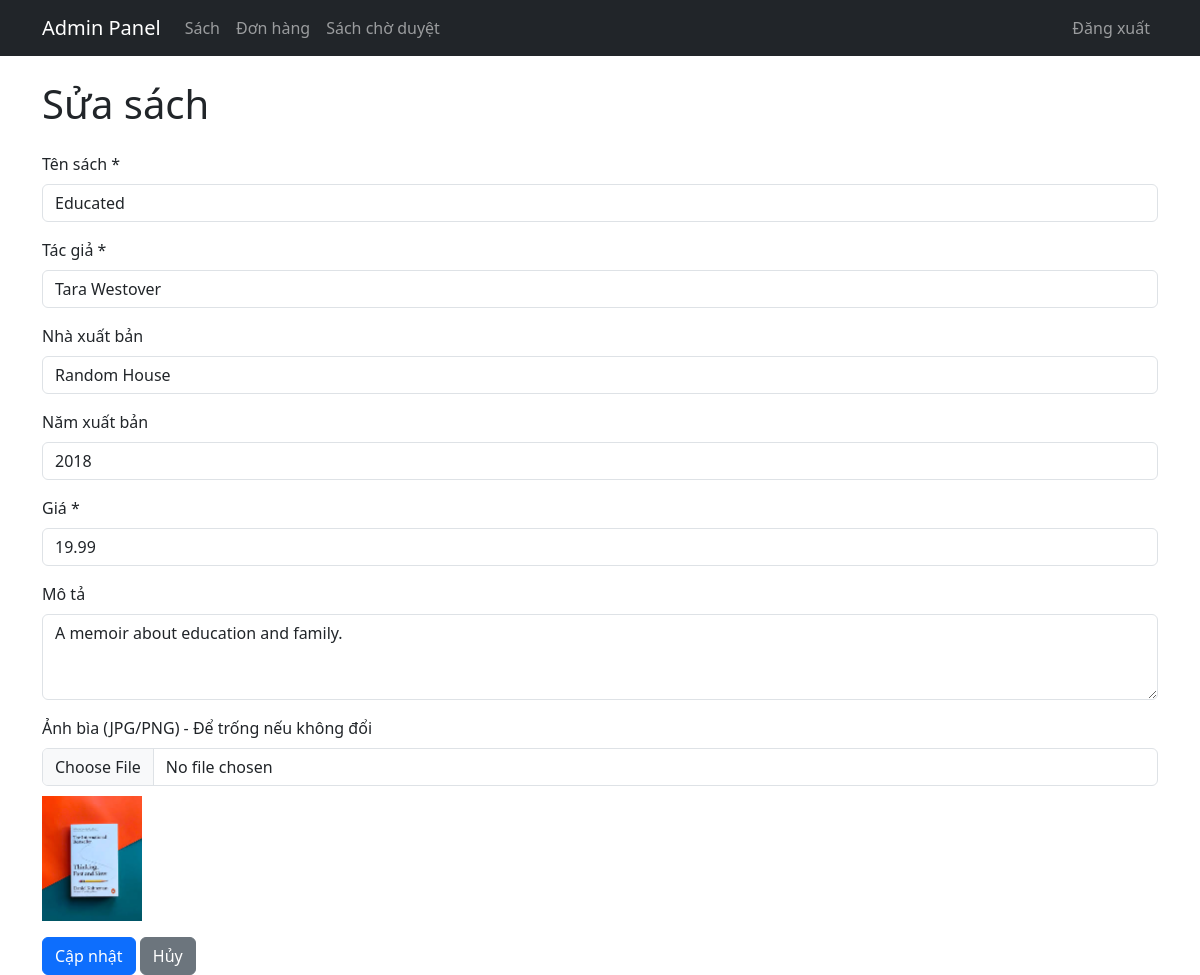
The page /admin/edit_book.php?id=20 (signed in) on the database its author committed.
### tables this page shows
CREATE TABLE books (
    id INT AUTO_INCREMENT PRIMARY KEY,
    user_id INT,
    title VARCHAR(255) NOT NULL,
    author VARCHAR(255) NOT NULL,
    publisher VARCHAR(255),
    year INT,
    price DECIMAL(10,2) NOT NULL,
    description TEXT,
    image_path VARCHAR(255),
    status ENUM('pending', 'approved', 'rejected') DEFAULT 'pending',
    created_at TIMESTAMP DEFAULT CURRENT_TIMESTAMP,
    FOREIGN KEY (user_id) REFERENCES users(id) ON DELETE SET NULL
);

### includes/functions.php (called while the page is built, shortened)
<?php
function sanitize($data) {
    return htmlspecialchars(strip_tags(trim($data)));
}
function getBookById($id) {
    global $pdo;
    $stmt = $pdo->prepare("SELECT * FROM books WHERE id = ?");
    $stmt->execute([$id]);
    return $stmt->fetch();
}
?>

### admin/edit_book.php (the view, shortened to what this page needs)
<?php
require_once '../includes/functions.php';
$book = getBookById($_GET['id']);
include 'header.php';
?>
<h1 class="mb-4">Sửa sách</h1>
<form method="POST" enctype="multipart/form-data">
    <div class="mb-3">
        <label for="title" class="form-label">Tên sách *</label>
        <input type="text" class="form-control" id="title" name="title" value="<?php echo sanitize($book['title']); ?>" required>
    </div>
    <div class="mb-3">
        <label for="author" class="form-label">Tác giả *</label>
        <input type="text" class="form-control" id="author" name="author" value="<?php echo sanitize($book['author']); ?>" required>
    </div>
    <div class="mb-3">
        <label for="publisher" class="form-label">Nhà xuất bản</label>
        <input type="text" class="form-control" id="publisher" name="publisher" value="<?php echo sanitize($book['publisher']); ?>">
    </div>
    <div class="mb-3">
        <label for="year" class="form-label">Năm xuất bản</label>
        <input type="number" class="form-control" id="year" name="year" value="<?php echo $book['year']; ?>">
    </div>
    <div class="mb-3">
        <label for="price" class="form-label">Giá *</label>
        <input type="number" step="0.01" class="form-control" id="price" name="price" value="<?php echo $book['price']; ?>" required>
    </div>
    <div class="mb-3">
        <label for="description" class="form-label">Mô tả</label>
        <textarea class="form-control" id="description" name="description" rows="3"><?php echo sanitize($book['description']); ?></textarea>
    </div>
    <div class="mb-3">
        <label for="image" class="form-label">Ảnh bìa (JPG/PNG) - Để trống nếu không đổi</label>
        <input type="file" class="form-control" id="image" name="image" accept="image/*">
        <?php if ($book['image_path']): ?>
            <img src="<?php echo $book['image_path']; ?>" alt="Current image" style="width: 100px; margin-top: 10px;">
        <?php endif; ?>
    </div>
    <button type="submit" class="btn btn-primary">Cập nhật</button>
    <a href="books.php" class="btn btn-secondary">Hủy</a>
</form>
<?php include 'footer.php'; ?>

### rows shown on the page
books: title "Educated", author "Tara Westover", publisher "Random House", year "2018", price "19.99", description "A memoir about education and family.", image_path (picture)
